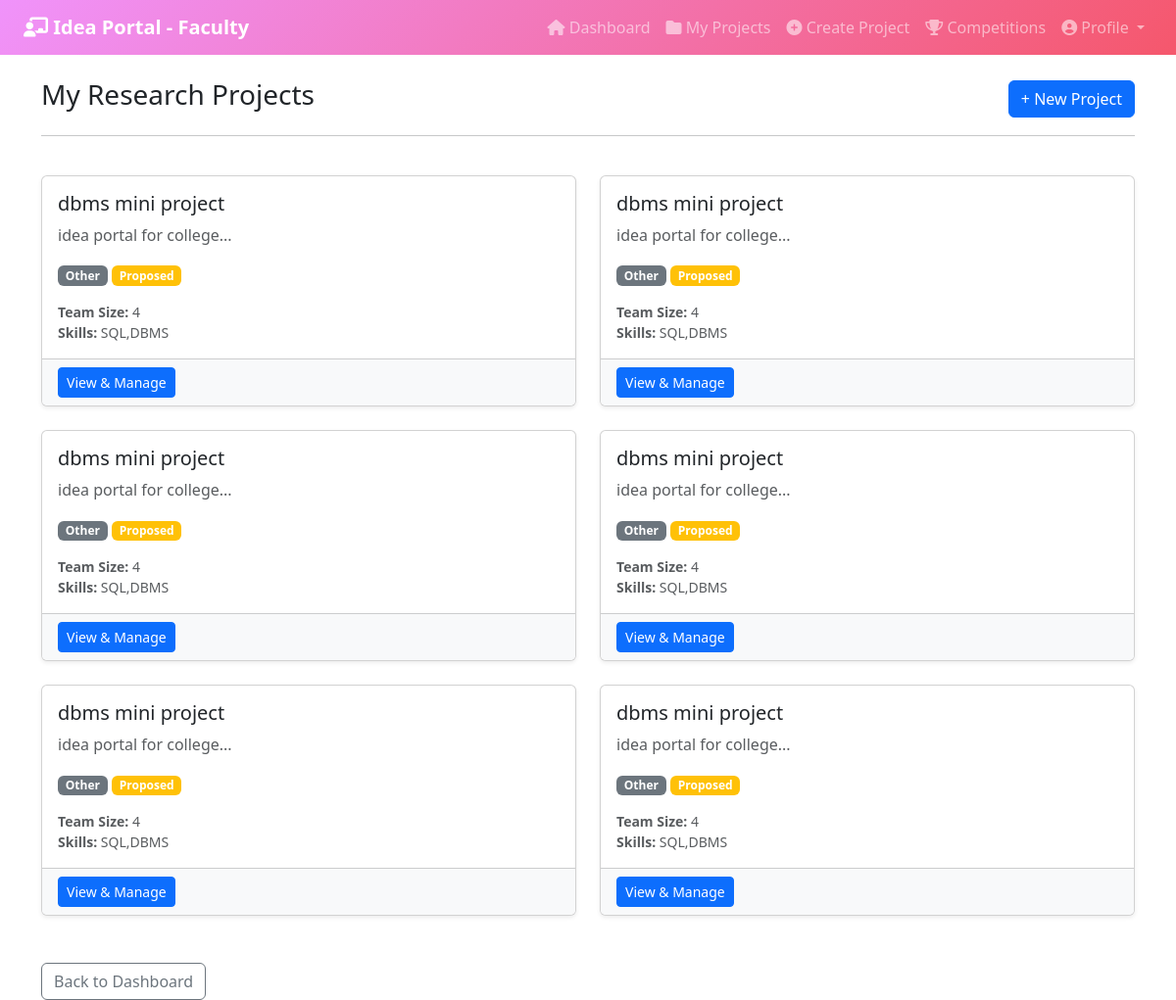
Page /faculty/projects (signed in) on the committed database.
### backend/database/models.py (models this page shows, shortened)
class ResearchProject(db.Model):
    __tablename__ = 'research_project'
    project_id = db.Column(db.Integer, primary_key=True)
    faculty_id = db.Column(db.Integer, db.ForeignKey('person.person_id'))
    project_title = db.Column(db.String(200), nullable=False)
    project_description = db.Column(db.Text)
    domain = db.Column(db.String(100))
    department = db.Column(db.String(100))
    required_skills = db.Column(db.Text)  # Comma-separated skills
    team_size = db.Column(db.Integer)
    start_date = db.Column(db.Date)
    end_date = db.Column(db.Date)
    project_status = db.Column(db.String(50), default='Proposed')  # Proposed / Ongoing / Completed / On Hold
    iic_registration_status = db.Column(db.String(50))
    project_level = db.Column(db.String(50))
    program_location = db.Column(db.String(100))
    is_approved = db.Column(db.Boolean, default=False)
    is_startup_converted = db.Column(db.Boolean, default=False)  # Track if converted to startup
    created_at = db.Column(db.DateTime, default=datetime.utcnow)
    updated_at = db.Column(db.DateTime, default=datetime.utcnow, onupdate=datetime.utcnow)

### backend/faculty/routes.py (the view)
@faculty_bp.route('/projects')
@login_required
@role_required('Faculty')
def projects_list():
    faculty_id = session['user_id']
    projects = ResearchProject.query.filter_by(faculty_id=faculty_id).all()
    return render_template('faculty/projects_list.html', projects=projects)

### frontend/templates/faculty/projects_list.html (shortened to what this page needs)
{% extends "base.html" %}
{% block content %}
<div class="row mb-4">
    <div class="col-md-12">
        <div class="d-flex justify-content-between align-items-center">
            <h3>My Research Projects</h3>
            <a href="/faculty/project/create" class="btn btn-primary">+ New Project</a>
        </div>
        <hr>
    </div>
</div>
{% if projects %}
<div class="row">
    {% for project in projects %}
    <div class="col-md-6 mb-4">
        <div class="card h-100 shadow-sm">
            <div class="card-body">
                <h5 class="card-title">{{ project.project_title }}</h5>
                <p class="card-text text-muted">{{ project.project_description[:100] }}...</p>
                <div class="mb-3">
                    <span class="badge bg-secondary">{{ project.domain }}</span>
                    {% if project.project_status == 'Ongoing' %}
                        <span class="badge bg-success">{{ project.project_status }}</span>
                    {% elif project.project_status == 'Completed' %}
                        <span class="badge bg-info">{{ project.project_status }}</span>
                    {% else %}
                        <span class="badge bg-warning">{{ project.project_status }}</span>
                    {% endif %}
                </div>
                <p class="card-text small text-muted">
                    <strong>Team Size:</strong> {{ project.team_size }}<br>
                    <strong>Skills:</strong> {{ project.required_skills or 'N/A' }}
                </p>
            </div>
            <div class="card-footer bg-light">
                <a href="/faculty/project/{{ project.project_id }}" class="btn btn-primary btn-sm">View & Manage</a>
            </div>
        </div>
    </div>
    {% endfor %}
</div>
{% else %}
<div class="alert alert-info">
    <h5>No research projects yet!</h5>
    <p>Start creating your first research project to manage your academic work.</p>
    <a href="/faculty/project/create" class="btn btn-primary">Create First Project</a>
</div>
{% endif %}
<div class="row mt-4">
    <div class="col-md-12">
        <a href="/faculty/dashboard" class="btn btn-outline-secondary">Back to Dashboard</a>
    </div>
</div>
{% endblock %}

### rows in the picture
ResearchProject: project_title "dbms mini project", project_description "idea portal for college", domain "Other", project_status "Proposed", team_size "4", required_skills "SQL,DBMS"
ResearchProject: project_title "dbms mini project", project_description "idea portal for college", domain "Other", project_status "Proposed", team_size "4", required_skills "SQL,DBMS"
ResearchProject: project_title "dbms mini project", project_description "idea portal for college", domain "Other", project_status "Proposed", team_size "4", required_skills "SQL,DBMS"
ResearchProject: project_title "dbms mini project", project_description "idea portal for college", domain "Other", project_status "Proposed", team_size "4", required_skills "SQL,DBMS"
ResearchProject: project_title "dbms mini project", project_description "idea portal for college", domain "Other", project_status "Proposed", team_size "4", required_skills "SQL,DBMS"
ResearchProject: project_title "dbms mini project", project_description "idea portal for college", domain "Other", project_status "Proposed", team_size "4", required_skills "SQL,DBMS"
